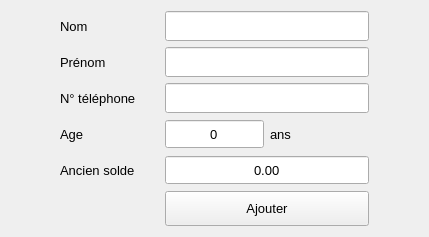
<?xml version="1.0" encoding="UTF-8"?>
<ui version="4.0">
 <class>NewClient</class>
 <widget class="QWidget" name="NewClient">
  <property name="geometry">
   <rect>
    <x>0</x>
    <y>0</y>
    <width>429</width>
    <height>236</height>
   </rect>
  </property>
  <property name="maximumSize">
   <size>
    <width>429</width>
    <height>236</height>
   </size>
  </property>
  <property name="font">
   <font>
    <pointsize>10</pointsize>
   </font>
  </property>
  <property name="windowTitle">
   <string>Nouveau client</string>
  </property>
  <layout class="QVBoxLayout" name="verticalLayout">
   <property name="leftMargin">
    <number>60</number>
   </property>
   <property name="rightMargin">
    <number>60</number>
   </property>
   <item>
    <layout class="QGridLayout" name="gridLayout">
     <item row="2" column="1" colspan="2">
      <widget class="QLineEdit" name="nTLPhoneLineEdit">
       <property name="minimumSize">
        <size>
         <width>0</width>
         <height>30</height>
        </size>
       </property>
       <property name="font">
        <font>
         <pointsize>10</pointsize>
        </font>
       </property>
       <property name="alignment">
        <set>Qt::AlignCenter</set>
       </property>
      </widget>
     </item>
     <item row="1" column="1" colspan="2">
      <widget class="QLineEdit" name="prenomLineEdit">
       <property name="minimumSize">
        <size>
         <width>0</width>
         <height>30</height>
        </size>
       </property>
       <property name="font">
        <font>
         <pointsize>10</pointsize>
        </font>
       </property>
       <property name="alignment">
        <set>Qt::AlignCenter</set>
       </property>
       <property name="clearButtonEnabled">
        <bool>true</bool>
       </property>
      </widget>
     </item>
     <item row="0" column="1" colspan="2">
      <widget class="QLineEdit" name="nomLineEdit">
       <property name="minimumSize">
        <size>
         <width>0</width>
         <height>30</height>
        </size>
       </property>
       <property name="font">
        <font>
         <pointsize>10</pointsize>
        </font>
       </property>
       <property name="alignment">
        <set>Qt::AlignCenter</set>
       </property>
       <property name="clearButtonEnabled">
        <bool>true</bool>
       </property>
      </widget>
     </item>
     <item row="0" column="0">
      <widget class="QLabel" name="nomLabel">
       <property name="minimumSize">
        <size>
         <width>0</width>
         <height>30</height>
        </size>
       </property>
       <property name="font">
        <font>
         <pointsize>10</pointsize>
        </font>
       </property>
       <property name="text">
        <string>Nom</string>
       </property>
      </widget>
     </item>
     <item row="1" column="0">
      <widget class="QLabel" name="prenomLabel">
       <property name="minimumSize">
        <size>
         <width>0</width>
         <height>30</height>
        </size>
       </property>
       <property name="font">
        <font>
         <pointsize>10</pointsize>
        </font>
       </property>
       <property name="text">
        <string>Prénom</string>
       </property>
      </widget>
     </item>
     <item row="2" column="0">
      <widget class="QLabel" name="nTLPhoneLabel">
       <property name="minimumSize">
        <size>
         <width>0</width>
         <height>30</height>
        </size>
       </property>
       <property name="text">
        <string>N° téléphone</string>
       </property>
      </widget>
     </item>
     <item row="3" column="0">
      <widget class="QLabel" name="ageLabel">
       <property name="minimumSize">
        <size>
         <width>0</width>
         <height>30</height>
        </size>
       </property>
       <property name="font">
        <font>
         <pointsize>10</pointsize>
        </font>
       </property>
       <property name="text">
        <string>Age</string>
       </property>
      </widget>
     </item>
     <item row="3" column="1">
      <widget class="QSpinBox" name="AgeSpinBox">
       <property name="minimumSize">
        <size>
         <width>0</width>
         <height>30</height>
        </size>
       </property>
       <property name="alignment">
        <set>Qt::AlignCenter</set>
       </property>
       <property name="buttonSymbols">
        <enum>QAbstractSpinBox::NoButtons</enum>
       </property>
       <property name="maximum">
        <number>999</number>
       </property>
      </widget>
     </item>
     <item row="4" column="0">
      <widget class="QLabel" name="ancienSoldeLabel">
       <property name="minimumSize">
        <size>
         <width>0</width>
         <height>30</height>
        </size>
       </property>
       <property name="text">
        <string>Ancien solde</string>
       </property>
      </widget>
     </item>
     <item row="3" column="2">
      <widget class="QLabel" name="label">
       <property name="font">
        <font>
         <pointsize>10</pointsize>
        </font>
       </property>
       <property name="text">
        <string>ans</string>
       </property>
      </widget>
     </item>
     <item row="5" column="1" colspan="2">
      <widget class="QPushButton" name="pushButton">
       <property name="minimumSize">
        <size>
         <width>0</width>
         <height>35</height>
        </size>
       </property>
       <property name="text">
        <string>Ajouter</string>
       </property>
      </widget>
     </item>
     <item row="4" column="1" colspan="2">
      <widget class="QDoubleSpinBox" name="ancienSoldeLDubleSpinBox">
       <property name="minimumSize">
        <size>
         <width>0</width>
         <height>30</height>
        </size>
       </property>
       <property name="alignment">
        <set>Qt::AlignCenter</set>
       </property>
       <property name="buttonSymbols">
        <enum>QAbstractSpinBox::NoButtons</enum>
       </property>
       <property name="maximum">
        <double>99999999999999996863366107917975552.000000000000000</double>
       </property>
      </widget>
     </item>
    </layout>
   </item>
  </layout>
 </widget>
 <tabstops>
  <tabstop>nomLineEdit</tabstop>
  <tabstop>prenomLineEdit</tabstop>
  <tabstop>nTLPhoneLineEdit</tabstop>
  <tabstop>AgeSpinBox</tabstop>
  <tabstop>ancienSoldeLDubleSpinBox</tabstop>
  <tabstop>pushButton</tabstop>
 </tabstops>
 <resources/>
 <connections/>
</ui>
